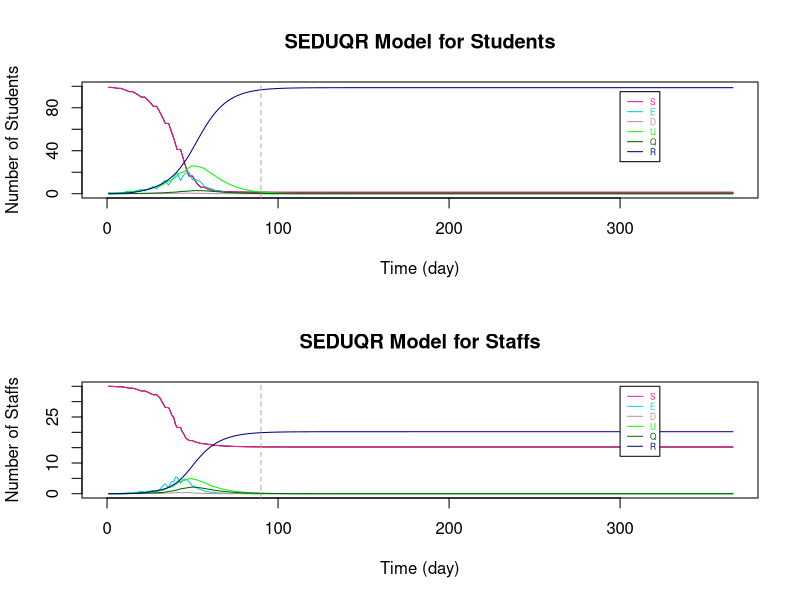

The R source for this figure:
# Variation in Between Bubbles Contact Number = 10
# (da10)
###################################################################################################################

# Parameters
Ta = matrix(c(0.64,1), nrow = 2) # transmissibility of student and staff
Ca = matrix(c(0.79,1), nrow = 1)  # susceptibility of student and staff
tau = c(0.54, 0.54/2)  # individual transmission rate within and outside the bubble
# set p: the transmission rate: 
p1 = Ta %*% Ca
# p = (student-student same bubble, student-student different, staff-student, student-staff, staff-staff both teaching same or different bubbles)
p = c(p1[1,1]*tau[1], p1[1,1]*tau[2], p1[2,1]*tau[2], p1[1,2]*tau[2], p1[2,2]*tau[2]) #RHO

a = 0.2  # ALPHA: rate from latent to infection
d = c(0.1,0.3) # d:probability of an infection is detectable/symptomatic for student and staff
e = 0.138 # EPSILON: the relative transmission for undetectable compared to detectable
o = 0.75  # THETA: rate of getting quanrantined 
y = 0.1 # GAMMA:recovery rate (differ by age and compartments)

r.values = c(9,3,10,3,3)  # r:contact r people (should be changing with time), in the same order as p (RHO)

T = 366
N = 10 # student number in each bubble


###################################################################################################################

# Define dataframe - students bubbles 1-10 and total staff
# Define array 
B <- matrix(rep(0), T, 7)
A <- array(rep(B), dim = c(T, 7, 11))

A[,1,] <- 10 #  S
A[,7,] <- 10 #  N
A[,1,11] <- 30  # 30 staffs are S initially
A[,7,11] <- 55 #  55 staffs in total (20 of them work from home)
A[1,,1] <- c(9,1,0,0,0,0,10)   # initials

dimnames(A) <- list(1:T, c("S","E","D","U","Q","R","N"), c(sprintf("B%d", 1:10),"Staff"))  # name the array

head(A)
da10 <- as.data.frame(A)

###################################################################################################################

# Set initials
S <- matrix(rep(0), T+1, 10)
E <- matrix(rep(0), T+1, 10)
D <- matrix(rep(0), T+1, 10)
U <- matrix(rep(0), T+1, 10)
Q <- matrix(rep(0), T+1, 10)
R <- matrix(rep(0), T+1, 10)
r <- matrix(rep(0), T+1, 10)

S.Staff=S1=S2=S3=S4=S5=S6=S
E.Staff=E1=E2=E3=E4=E5=E6=E
D.Staff=D1=D2=D3=D4=D5=D6=D
U.Staff=U1=U2=U3=U4=U5=U6=U
Q.Staff=Q1=Q2=Q3=Q4=Q5=Q6=Q
R.Staff=R1=R2=R3=R4=R5=R6=R
r1=r2=r3=r4=r5=r

S5.diff=S2.diff=S
E5.diff=E2.diff=E
D5.diff=D2.diff=D
U5.diff=U2.diff=U
R5.diff=R2.diff=R
r5.diff=r2.diff=r

S.Staff.change = S.Staff

# Staff replacement
Staff.School = S.Staff  
Staff.rp = S.Staff  

# Tutorial Group
S.Std_Std = S
S.Std1=S.Std2=S
S.Stf=E.Stf=D.Stf=U.Stf=Q.Stf=R.Stf=S


###################################################################################################################
# The Symbols for the Dynamic system 

# STUDENTS
# S, E, D, U, Q, R : (without subscript of numbers) TOTAL number of students in each compartment (for an individual bubble)

# S1, E1, D1, U1, Q1, R1: TOTAL number of students in each compartments with ONLY the intractions WITHIN bubbles (for an individual bubble)

# S2.diff, E2.diff, D2.diff, U2.diff, R2.diff : TOTAL number of students that are not in the specified bubble (for an individual bubble)

# S2, E2, D2, U2, Q2, R2: CHANGE of number of students in each compartments by BETWEEN-BUBBLES interactions (for an individual bubble)

# S3, E3, D3, U3, Q3, R3 : CHANGE of number of students in each compartments by their teaching staffs (for an individual bubble)

# STAFFS
# S.Staff, E.Staff, D.Staff, U.Staff, Q.Staff, R.Staff : (without subscript of numbers) TOTAL number of STAFF in each compartment (for those teaching an individual bubble)

# S4, E4, D4, U4, Q4, R4: CHANGE of number of staffs in each compartments by the students they teach (for those teaching an individual bubble)

# S5.diff, E5.diff, D5.diff, U5.diff, R5.diff : TOTAL number of staffs that are not teaching the specified bubble (for those teaching an individual bubble)

# S5, E5, D5, U5, Q5, R5 : CHANGE of number of staffs in each compartments by staffs teaching other bubbles (for those teaching an individual bubble)

# S6, E6, D6, U6, Q6, R6 : CHANGE of number of staffs in each compartments by the staffs teaching the same bubble (for those teaching an individual bubble)

# r are the number of sesceptible contacts that an infection case would contact (vary with situations)

# Staff.School : the number of staff at school of teaching each bubble

# Staff.rp : the number of staff that can come to teach the bubble that were working from home

# TUTOR GROUP

# S.Std_Std : CHANGE of number of student in tutor group by infections within tutor group

# S.Std1 : CHANGE of number of student in bubble j by infections within tutor group

# S.Std2 : CHANGE of number of student in bubble j by infections from the tutor

# S.Stf, E.Stf, D.Stf, U.Stf, Q.Stf, R.Stf : Total number of tutors being infected in tutor group j

###################################################################################################################

# i : time step start from 1 
# j : bubble number 1 to 10

for (i in 1:T){
  for (j in 1:10){  
    
    ###### For STUDENTS
    
    # initals
    S[1,j] =  da10[1,paste("S.B", j, sep = "")]
    E[1,j] =  da10[1,paste("E.B", j, sep = "")]
    D[1,j] =  da10[1,paste("D.B", j, sep = "")]
    U[1,j] =  da10[1,paste("U.B", j, sep = "")]
    Q[1,j] =  da10[1,paste("Q.B", j, sep = "")]
    R[1,j] =  da10[1,paste("R.B", j, sep = "")]
    
    # STUDENT to STUDENT in the SAME BUBBLE
    S1[1,j] =  da10[1,paste("S.B", j, sep = "")]
    E1[1,j] =  da10[1,paste("E.B", j, sep = "")]
    D1[1,j] =  da10[1,paste("D.B", j, sep = "")]
    U1[1,j] =  da10[1,paste("U.B", j, sep = "")]
    Q1[1,j] =  da10[1,paste("Q.B", j, sep = "")]
    R1[1,j] =  da10[1,paste("R.B", j, sep = "")]
    r1[1,j] =  S[1,j]  # number of contact depends on how many S in the bubble
    
    # This formula comes from the dynamic equations (in powerpoint slide 4)
    S1[i+1,j] = S[i,j] - r1[i,j]*p[1]*(D[i,j]+e*U[i,j])
    E1[i+1,j] = E[i,j] + r1[i,j]*p[1]*(D[i,j]+e*U[i,j]) - a*E[i,j]
    D1[i+1,j] = D[i,j] + a*d[1]*E[i,j] - o*D[i,j]
    U1[i+1,j] = U[i,j] + a*(1-d[1])*E[i,j] - y*U[i,j]
    Q1[i+1,j] = Q[i,j] + o*D[i,j] - y*Q[i,j]
    R1[i+1,j] = R[i,j] + y*(Q[i,j]+U[i,j])
    r1[i+1,j] = S[i,j] 
    
    
    # STUDENT to STUDENT in DIFFERENT BUBBLES #
    # number of contact for each individual in bubble j to students in other bubbles
    r2.diff[1,j] =  10  # each student in j contact 10 students in other bubbles
    r2.diff[i+1,j] = r2.diff[i,j]    
    # the total number of contacts of the students in bubble j
    m = round(r2.diff[i,j]*(S[i,j]))  # only Susceptible individuals in j might be infected by students in other bubbles
    
    # inital values of total number of students at school not in bubble j
    # (only S,E,D,U are at school, currently not considered recovery come back to school yet)
    S2.diff[1,j] = 90
    E2.diff[1,j] = 0
    D2.diff[1,j] = 0
    U2.diff[1,j] = 0
    R2.diff[1,j] = 0
    
    # Subset for S,E,D,U compartments of all bubbles 
    all.S = (c(1:ncol(da10)) %% 7) == 1
    all.E = (c(1:ncol(da10)) %% 7) == 2
    all.D = (c(1:ncol(da10)) %% 7) == 3
    all.U = (c(1:ncol(da10)) %% 7) == 4
    all.R = (c(1:ncol(da10)) %% 7) == 6
    
    #total number of students at school not in bubble j (and not staff: the reason of removing the last column)
    # The number of S, E, D, U at time i, different to bubble j
    S2.diff[i,j] = round(sum((da10[i,(all.S)][,-j])[,c(1:ncol(da10[i,(all.S)][,-j])-1)]))
    E2.diff[i,j] = round(sum((da10[i,(all.E)][,-j])[,c(1:ncol(da10[i,(all.E)][,-j])-1)]))
    D2.diff[i,j] = round(sum((da10[i,(all.D)][,-j])[,c(1:ncol(da10[i,(all.D)][,-j])-1)]))
    U2.diff[i,j] = round(sum((da10[i,(all.U)][,-j])[,c(1:ncol(da10[i,(all.U)][,-j])-1)]))
    R2.diff[i,j] = round(sum((da10[i,(all.R)][,-j])[,c(1:ncol(da10[i,(all.R)][,-j])-1)]))
    
    # make a list of S, E, D, U not in bubble j (the times of repeat is the number of students in each compartment)
    list = c(rep("S", S2.diff[i,j]), rep("E", E2.diff[i,j]), rep("D", D2.diff[i,j]), rep("U", U2.diff[i,j]), rep("R", R2.diff[i,j]))
    
    #count the number of S,E,D,U that students in j contacted to
    # " sample(list, m, replace = TRUE) ": Randomly select m from list
    set.seed(123)
    countS = sum((sample(list, m, replace = TRUE))=="S") # for students in bubble j: the number of contact outside bubble j are S
    countE = sum((sample(list, m, replace = TRUE))=="E") # for students in bubble j: the number of contact outside bubble j are E
    countD = sum((sample(list, m, replace = TRUE))=="D") # for students in bubble j: the number of contact outside bubble j are D
    countU = sum((sample(list, m, replace = TRUE))=="U") # for students in bubble j: the number of contact outside bubble j are U
    countR = sum((sample(list, m, replace = TRUE))=="R") # for students in bubble j: the number of contact outside bubble j are R
    
    
    # The number of change in S and E compartments by interactions from other bubbles to bubbles j (only the partial effect)
    # initial (no intractions between bubbles at time 1)
    S2[1,j] = 0
    E2[1,j] = 0
    
    # The change in S and E for bubble j only depends on the number of:
    # 1. (   susceptible students in bubble j: r1[i,j] = S[i,j]   ) and 
    # 2. (   number of detectable/symtomatic and undetectable/asymtomatic that are contacted in other bubbles: countD+e*countU   
    #                                                        -- e is because the effectiveness on D and U in infection rate are different)
    S2[i+1,j] = -p[2]*(countD+e*countU)  # Only the change because of other bubbles
    E2[i+1,j] = p[2]*(countD+e*countU)  # Only the change because of other bubbles, so those Es goes into D/U compartments are included in E1
    
    
    # STAFF to STUDENTs they teach 
    # initial - there is no change of S and E initially
    S3[1,j] = 0
    E3[1,j] = 0
    r3[1,j] = r.values[3]
    
    # The change in S and E for bubble j depends on the number of D and U of staffs
    S3[i+1,j] = - r1[i,j]*p[3]*(D.Staff[i,j]+e*U.Staff[i,j])   
    E3[i+1,j] = r1[i,j]*p[3]*(D.Staff[i,j]+e*U.Staff[i,j])
    r3[i+1,j] =  S[i,j]
    
    
    
    ### TUTOR GROUP
    
    # STUDENTs TO STUDENTs in the same tutorial group
    
    # A tutor group contains 2 bubbles of students and a staff that is not teaching the bubbles
    # With the tutor meeting of 15mins and a typical school day of 6 hours, the time length of contact is 1/24 of that in a bubble
    # initial (S.Std_Std is the change of S in tutor group j with students in both bubble j and 11-j)
    S.Std_Std[1,] = c(rep(0,10))  # S.Std_Std : total change of students in tutor group
    S.Std1[1,] = c(rep(0,10))
    
    
    # The change of S for tutor group j with students in both bubble j and 11-j
    if (j <= 5){ # 5 tutor groups in total
      S.Std_Std[i+1,j] = - (S[i,j]+S[i,11-j])*p[1]*((D[i,j]+e*U[i,j])+(D[i,11-j]+e*U[i,11-j]))*1/24
      
      # As the change is less than 0.5, separate the new cases of infections according to the percentage of S in each bubble
      if (S[i,j]+S[i,11-j] > 0){
        S.Std1[i+1,j] = S.Std_Std[i+1,j]*S[i,j]/(S[i,j]+S[i,11-j])  # S.Std1 : total change of students in  bubble j by having tutor group
        S.Std1[i+1,11-j] = S.Std_Std[i+1,j]*S[i,11-j]/(S[i,j]+S[i,11-j])
      }
      
      else{
        S.Std1[i+1,j] = 0
        S.Std1[i+1,11-j] = 0
      }
    }
    
    else{ # avoid to count the infections twice
    }
    
    
    # STAFF TO STUDENTs in the same tutorial group
    
    # There is only 1 staff for each tutor group
    # S.Std2 : the change of studnets in bubble j by infections from the tutor
    # initial - there is no change of S and E initially
    S.Std2[1,] = c(rep(0,10)) 
    
    # The change of S for tutor group j with students in both bubble j and 11-j
    if (j <= 5){ # 5 tutor groups in total
      if (S[i,j]+S[i,11-j] > 0){
        S.Std2[i+1,j] = - ((S[i,j]+S[i,11-j])*p[3]*(D.Stf[i,j]+e*U.Stf[i,j])*1/24)*(S[i,j]/(S[i,j]+S[i,11-j]))
        S.Std2[i+1,11-j] = - ((S[i,j]+S[i,11-j])*p[3]*(D.Stf[i,j]+e*U.Stf[i,j])*1/24)*(S[i,11-j]/(S[i,j]+S[i,11-j]))
      }
      
      else{
        S.Std2[i+1,j] = 0
        S.Std2[i+1,11-j] = 0
      }
    }
    
    else{ # avoid to count the infections twice
    }
    
    
    
    # TOTAL on STUDNETS 
    if (S1[i+1,j] + S2[i+1,j] + S3[i+1,j] + S.Std1[i+1,j] + S.Std2[i+1,j] >= 0){   # The total number of S has to be >= 0
      S[i+1,j] = S1[i+1,j] + S2[i+1,j] + S3[i+1,j] + S.Std1[i+1,j] + S.Std2[i+1,j]
      E[i+1,j] = E1[i+1,j] + E2[i+1,j] + E3[i+1,j] - S.Std1[i+1,j] - S.Std2[i+1,j]
    }
    else {  # If not, S = 0, 
      #         E = previous (time step) amout of E - the same amount of students reduced in S compartment - those move to the next compartments
      S[i+1,j] = 0
      E[i+1,j] = E[i,j] - (S[i+1,j]-S[i,j]) - a*E[i,j]
    }
    
    D[i+1,j] = D1[i+1,j]
    U[i+1,j] = U1[i+1,j]
    Q[i+1,j] = Q1[i+1,j]
    R[i+1,j] = R1[i+1,j]
    
    
    ###### For STAFF
    
    # Assume there are 55 staffs in total, initially 30 of them teach students. 
    # The overall effect on STAFF (stdent -> staff  &   staff -> staff in same / different bubble)
    
    # initials
    S.Staff[1,] =  3
    E.Staff[1,] =  0
    D.Staff[1,] =  0
    U.Staff[1,] =  0
    Q.Staff[1,] =  0
    R.Staff[1,] =  0
    
    # STUDENT to STAFF
    # initials
    S4[1,j] = 0
    r4[1,j] = r.values[4]  
    
    # Only S and E compartments will change directly by the infection cause by studnets (E3 = -S3)
    S4[i+1,j] = - r4[i]*p[4]*(D[i,j]+e*U[i,j])
    r4[i+1,j] = S.Staff[i,j]
    
    
    # STAFF to STAFF (teach same bubble)
    # initials
    S6[1,j] = 0
    
    # Only S and E compartments will change directly by the infection cause by staffs teach same bubble (E6 = -S6)
    S6[i+1,j] = - r4[i]*p[5]*(D.Staff[i,j]+e*U.Staff[i,j])
    
    
    # STAFF to STAFF (teach different bubbles)
    # number of contact for each individual staff teach bubble j to the staffs teach other bubbles
    r5.diff[1,j] =  10  # each staff teach j contact 10 staffs teach other bubbles
    r5.diff[i+1,j] = r5.diff[i,j]    
    # the total number of contacts of the students in bubble j
    m.Staff = round(r5.diff[i,j]*(S.Staff[i,j]))  # only Susceptible staffs in j might be infected 
    
    # inital values of total number of staff at school not teach bubble j
    # (only S,E,D,U are at school, currently not considered recovery come back to school yet)
    S5.diff[1,] = 27
    E5.diff[1,] = 0
    D5.diff[1,] = 0
    U5.diff[1,] = 0
    R5.diff[1,] = 0
    
    # The number of S, E, D, U at time i, not teaching to bubble j
    S5.diff[i,j] = round(sum(S.Staff[i,])-S.Staff[i,j])
    E5.diff[i,j] = round(sum(E.Staff[i,])-E.Staff[i,j])
    D5.diff[i,j] = round(sum(D.Staff[i,])-D.Staff[i,j])
    U5.diff[i,j] = round(sum(U.Staff[i,])-U.Staff[i,j])
    R5.diff[i,j] = round(sum(R.Staff[i,])-R.Staff[i,j])
    
    # make a list of S, E, D, U not teach bubble j (the times of repeat is the number of staff in each compartment)
    list.Staff = c(rep("S", S5.diff[i,j]), rep("E", E5.diff[i,j]), rep("D", D5.diff[i,j]), rep("U", U5.diff[i,j]), rep("R", R5.diff[i,j]))
    
    #count the number of S,E,D,U that staffs teaching bubble j contacted to
    # " sample(list.Staff, m.Staff, replace = TRUE) ": Randomly select m.Staff from list
    set.seed(123)
    count.StaffS = sum((sample(list.Staff, m.Staff, replace = TRUE))=="S") # for students in bubble j: the number of contact outside bubble j are S
    count.StaffE = sum((sample(list.Staff, m.Staff, replace = TRUE))=="E") # for students in bubble j: the number of contact outside bubble j are E
    count.StaffD = sum((sample(list.Staff, m.Staff, replace = TRUE))=="D") # for students in bubble j: the number of contact outside bubble j are D
    count.StaffU = sum((sample(list.Staff, m.Staff, replace = TRUE))=="U") # for students in bubble j: the number of contact outside bubble j are U
    count.StaffR = sum((sample(list.Staff, m.Staff, replace = TRUE))=="R") # for students in bubble j: the number of contact outside bubble j are R
    
    # The number of change in S and E compartments by staffs teach j and other staffs contacts
    # initial (no transmission at time 1)
    S5[1,j] = 0
    
    # The change in S and E for staffs teach bubble j only depends on the number of:
    # 1. (   susceptible staffs teach bubble j: r5[i,j] = S.Staff[i,j]   ) and 
    # 2. (   number of detectable/symtomatic and undetectable/asymtomatic staffs teach other bubbles: count.StaffD+e*count.StaffU
    #                                                        -- e is because the effectiveness on D and U in infection rate are different)
    S5[i+1,j] = - p[5]*(count.StaffD+e*count.StaffU)  # Only the change because of staff teach other bubbles
    # E5 = -S5
    
    
    # TUTOR GROUP
    
    # The STUDENTS in the tutor group to STAFF
    # Assume for tutor group 1-5, the tutor is not teaching any bubbles
    # There is no staff to replace tutor if he is infected, but he will work again when he has recovered
    # initial - there is no change of S and E initially
    S.Stf[1,] = c(rep(1,5), rep(0,5)) 
    E.Stf[1,] = D.Stf[1,] = U.Stf[1,] = Q.Stf[1,] = R.Stf[1,] = rep(0,10)
    
    
    # The total number of S for staff in tutor group j 
    if (j <= 5){ # 5 tutor groups in total
      if (S.Stf[i,j] > 0){
        S.Stf[i+1,j] = S.Stf[i,j] - S.Stf[i,j]*p[4]*((D[i,j]+e*U[i,j])+(D[i,11-j]+e*U[i,11-j]))*1/24
      }
      
      else{
        S.Stf[i+1,j] = 0
      }
    }
    
    else{ # avoid to count the infections twice
      S.Stf[i+1,j] = 0
    }
    
    E.Stf[i+1,j] = E.Stf[i,j] + (S.Stf[i+1,j] - S.Stf[i,j]) - a*E.Stf[i,j]
    D.Stf[i+1,j] = D.Stf[i,j] + a*d[1]*E.Stf[i,j] - o*D.Stf[i,j]
    U.Stf[i+1,j] = U.Stf[i,j] + a*(1-d[1])*E.Stf[i,j] - y*U.Stf[i,j]
    Q.Stf[i+1,j] = Q.Stf[i,j] + o*D.Stf[i,j] - y*Q.Stf[i,j]
    R.Stf[i+1,j] = R.Stf[i,j] + y*(Q.Stf[i,j]+U.Stf[i,j])
    
    
    # TOTAL on STAFF
    # the total change of staff
    
    S.Staff.change[1,j] = 0
    S.Staff.change[i+1,j] = -(S4[i+1,j] + S5[i+1,j] + S6[i+1,j])    
    
    # With larger number in each group, remove the overlapping cases of new infection by:
    # (There might be chance an individual staff is infected by both students he teach and other staff he contact with)
    # Here, use randomly choosing to reduce the overlapping change effect
    # # # count.StaffS_overlap = - round(S3[i+1,j] + S5[i+1,j] + S6[i+1,j]) # the infected cases/the change in S (with overlap)
    
    # This formula comes from the dynamic equations (in powerpoint slide 4)
    S.Staff[i+1,j] = S.Staff[i,j] - S.Staff.change[i+1,j]
    E.Staff[i+1,j] = E.Staff[i,j] + S.Staff.change[i+1,j] - a*E.Staff[i,j]
    D.Staff[i+1,j] = D.Staff[i,j] + a*d[2]*E.Staff[i,j] - o*D.Staff[i,j]
    U.Staff[i+1,j] = U.Staff[i,j] + a*(1-d[2])*E.Staff[i,j] - y*U.Staff[i,j]
    Q.Staff[i+1,j] = Q.Staff[i,j] + o*D.Staff[i,j] - y*Q.Staff[i,j]
    R.Staff[i+1,j] = R.Staff[i,j] + y*(Q.Staff[i,j]+U.Staff[i,j])
    
    
    # STAFF replacement (remove this part to see if there is no extra staff that teaching the same course)
    # We assume initially 30 out of 55 staffs are teaching bubbles and the other 20 staffs are working from home.
    # Assume each bubble has 3 teaching staff and 2 other staffs working from home that can teach the same course.
    # If one of the staff was teaching at school is isolated, a staff that is "teaching the same course" will come back to school and teach the bubble. (within 24h)
    # When an istolated staff is recovered, he will come back to school on the next day. (within 24h)
    # If that result in more than 3 staffs teaching the bubble, let some susceptible staffs to work from home.  
    # So, each bubble will have 3 teaching staffs until there are not enough staffs available.
    
    Staff.rp[1,j] = 2  # the staff can come to teach in the next day that are working from home
    Staff.School[1,j] = 3  # total number of staffs that are teaching the bubble
    Staff.School[i,j] = S.Staff[i,j] + E.Staff[i,j] + D.Staff[i,j] + U.Staff[i,j] + R.Staff[i,j]
    
    if (Staff.School[i,j] < 3) {  # if the number of staff teaching bubble j is less than 3
      
      if ((3 - Staff.School[i,j]) <= Staff.rp[i,j]) {  # if there are enough staff to come back and teach
        S.Staff[i+1,j] = S.Staff[i+1,j] + (3 - Staff.School[i,j])
        Staff.rp[i+1,j] = Staff.rp[i,j] - (3 - Staff.School[i,j])
      }
      
      else{  # if there is not enought staff to come back and teach
        S.Staff[i+1,j] = S.Staff[i+1,j] + Staff.rp[i,j]
        Staff.rp[i+1,j] = 0
      }
    }
    
    else{  
      if (round(Staff.School[i,j]) > 3) { # if after the staff combing back from isolation, there are more than 3 staffs teaching the bubble j
        S.Staff[i+1,j] = S.Staff[i+1,j] - (Staff.School[i,j] - 3)
        Staff.rp[i+1,j] = Staff.rp[i,j] + (Staff.School[i,j] - 3)
      } 
      
      else {# if there are 3 staffs teaching the bubble j
        S.Staff[i+1,j] = S.Staff[i+1,j]
        Staff.rp[i+1,j] = Staff.rp[i,j] 
      }
    }
    
    
    
    # The change on Weekends
    # There will not be new infections from 0 A.M. on Saturday till 0 A.M. on the following Monday
    
    offschool = c(seq(0,T,7)-1,seq(0,T,7)-0)
    
    if (!is.na(match(i, setdiff(0:T,offschool))) == TRUE){  #if time i is weekday
    }
    
    else{  #if time i is weekend
      S[i+1,j] = S[i,j]
      E[i+1,j] = E[i,j] - a*E[i,j]
      
      S.Staff[i+1,j] = S.Staff[i,j]
      E.Staff[i+1,j] = E.Staff[i,j] - a*E.Staff[i,j]
      
    }
    
    # Add the results of each time step i and each bubble j of each compartments to the dataframe da10
    da10[i,paste("S.B", j, sep = "")] <- S[i,j]
    da10[i,paste("E.B", j, sep = "")] <- E[i,j]
    da10[i,paste("D.B", j, sep = "")] <- D[i,j]
    da10[i,paste("U.B", j, sep = "")] <- U[i,j]
    da10[i,paste("Q.B", j, sep = "")] <- Q[i,j]
    da10[i,paste("R.B", j, sep = "")] <- R[i,j]
    
    da10[i,paste("S.", "Staff", sep = "")] <- sum(S.Staff[i,]) + sum(S.Stf[i,])
    da10[i,paste("E.", "Staff", sep = "")] <- sum(E.Staff[i,]) + sum(E.Stf[i,])
    da10[i,paste("D.", "Staff", sep = "")] <- sum(D.Staff[i,]) + sum(D.Stf[i,])
    da10[i,paste("U.", "Staff", sep = "")] <- sum(U.Staff[i,]) + sum(U.Stf[i,])
    da10[i,paste("Q.", "Staff", sep = "")] <- sum(Q.Staff[i,]) + sum(Q.Stf[i,])
    da10[i,paste("R.", "Staff", sep = "")] <- sum(R.Staff[i,]) + sum(R.Stf[i,])
    
    # Sum up the total dynamic of students for all bubbles
    da10$S.Student[i] <- sum(S[i,])
    da10$E.Student[i] <- sum(E[i,])
    da10$D.Student[i] <- sum(D[i,])
    da10$U.Student[i] <- sum(U[i,])
    da10$Q.Student[i] <- sum(Q[i,])
    da10$R.Student[i] <- sum(R[i,])
    da10$N.Student[i] <- 100
    
  }
}

# Add extra columns 
for (i in 1:T){
  
  # total number of Staffs working from home
  da10$Staff.rp[i] <- sum(Staff.rp[i,])  
  
  # reproduction rate Rt
  da10$Rt.Student[i] <- (da10$E.Student[i+1] + da10$D.Student[i+1] + da10$U.Student[i+1] + da10$Q.Student[i+1]) / 
    (da10$E.Student[i] + da10$D.Student[i] + da10$U.Student[i] + da10$Q.Student[i])
  
  da10$Rt.Staff[i] <- (da10$E.Staff[i+1] + da10$D.Staff[i+1] + da10$U.Staff[i+1] + da10$Q.Staff[i+1]) / 
    (da10$E.Staff[i] + da10$D.Staff[i] + da10$U.Staff[i] + da10$Q.Staff[i])
}



###################################################################################################################
# Plot SEDUQR graphs
par(mfrow=c(2, 1), lwd=1)

# Students
X_lim <- seq(1,T,by=1)
plot(da10$S.Student~X_lim, pch=15, col="black", main = "SEDUQR Model for Students", type = "l", xlab = "Time (day)", ylab = "Number of Students", xlim = c(0,T), ylim = c(0,100))

lines(da10$S.Student, col="DeepPink", lty=1)
lines(da10$E.Student, col="darkTurquoise", lty=1)
lines(da10$D.Student, col="RosyBrown", lty=1)
lines(da10$U.Student, col="green", lty=1)
lines(da10$Q.Student, col="darkgreen", lty=1)
lines(da10$R.Student, col="darkblue", lty=1)

legend(300, 95 ,c("S","E","D", "U", "Q", "R"),col=c("DeepPink","darkTurquoise","RosyBrown", "green", "darkgreen", "darkblue"),
       text.col=c("DeepPink","darkTurquoise","RosyBrown", "green", "darkgreen", "darkblue"),lty=c(1,1,1,1,1,1),
       cex=0.5)

abline(v=90,col="dark grey", lty=2)

# Staffs
X_lim <- seq(1,T,by=1)
plot(da10$S.Staff~X_lim, pch=15, col="black", main = "SEDUQR Model for Staffs", type = "l", xlab = "Time (day)", ylab = "Number of Staffs", xlim = c(0,T), ylim = c(0,35))

lines(da10$S.Staff, col="DeepPink", lty=1)
lines(da10$E.Staff, col="darkTurquoise", lty=1)
lines(da10$D.Staff, col="RosyBrown", lty=1)
lines(da10$U.Staff, col="green", lty=1)
lines(da10$Q.Staff, col="darkgreen", lty=1)
lines(da10$R.Staff, col="darkblue", lty=1)

legend(300, 35,c("S","E","D", "U", "Q", "R"),col=c("DeepPink","darkTurquoise","RosyBrown", "green", "darkgreen", "darkblue"),
       text.col=c("DeepPink","darkTurquoise","RosyBrown", "green", "darkgreen", "darkblue"),lty=c(1,1,1,1,1,1),
       cex=0.5)

abline(v=90,col="dark grey", lty=2)

